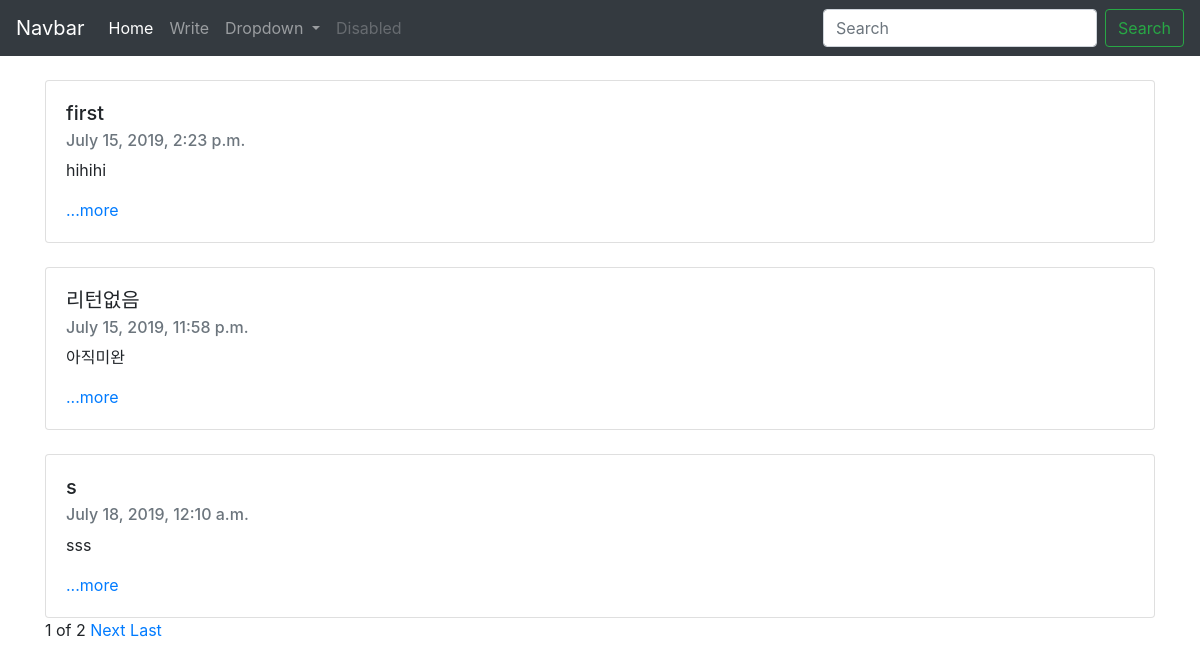
The page / on the database its author committed.
### blogapp/models.py (models this page shows, shortened)
class Blog(models.Model):
    title = models.CharField(max_length = 200)
    pub_date = models.DateTimeField('date published')
    body = models.TextField()
    def summery(self):
        return self.body[:100]

### blogapp/views.py (the view)
# urls.py: 2. Add a URL to urlpatterns:  path('', views.home, name='home')
def home(request):
    blogs = Blog.objects #쿼리셋
    blog_list = Blog.objects.all() #블로그 모든글 대상으로
    paginator = Paginator(blog_list, 3) #블로그 객체 세 개를 한 페이지로 자르기
    page = request.GET.get('page') #request된 페이지가 뭔지 알아내고 (request페이지를 변수에 담아냄)
    posts = paginator.get_page(page) #request된 페이지를 얻어온 뒤 return 해준다
    return render(request, 'home.html', {'blogs':blogs, 'posts':posts})

### blogapp/templates/home.html (shortened to what this page needs)
{% extends 'base.html' %}
{% block contents %}
{% for blog in posts %}
<br>
    <div class="container">
        <div class="card">
        <div class="card-body">
        <h5 class="card-title">{{ blog.title }}</h5>
        <h6 class="card-subtitle mb-2 text-muted">{{ blog.pub_date }}</h6>
        <p class="card-text">{{ blog.summery }}</p>
        <a href = "{% url 'detail' blog.id %}" class="card-link">...more </a>
        </div>
        </div>
    </div>
{%endfor%}
<div class="container">
    <span>{{posts.number}}</span>
    <span>of</span>
    <span>{{posts.paginator.num_pages}}</span>
    {%if posts.has_next%}
    <a href="?page={{posts.next_page_number}}">Next</a>
    <a href="?page={{posts.paginator.num_pages}}">Last</a>
    {%endif%}
</div>
{%endblock%}

### blogproject/templates/base.html (shortened to what this page needs)
<head>
        <link rel="stylesheet" href="https://stackpath.bootstrapcdn.com/bootstrap/4.3.1/css/bootstrap.min.css">
    </head>
    <body>
        <nav class="navbar navbar-expand-lg navbar-dark bg-dark">
            <a class="navbar-brand" href="#">Navbar</a>
            <div class="collapse navbar-collapse" id="navbarSupportedContent">
              <ul class="navbar-nav mr-auto">
                <li class="nav-item active">
                  <a class="nav-link" href="{% url 'home' %}">Home <span class="sr-only">(current)</span></a>
                </li>
                <li class="nav-item">
                  <a class="nav-link" href="{% url 'newblog' %}">Write</a>
                </li>
                <li class="nav-item dropdown">
                  <a class="nav-link dropdown-toggle" href="#" id="navbarDropdown" role="button" data-toggle="dropdown" aria-haspopup="true" aria-expanded="false">
                    Dropdown
                  </a>
                </li>
                <li class="nav-item">
                  <a class="nav-link disabled" href="#" tabindex="-1" aria-disabled="true">Disabled</a>
                </li>
              </ul>
              <form class="form-inline my-2 my-lg-0">
                <input class="form-control mr-sm-2" type="search" placeholder="Search" aria-label="Search">
                <button class="btn btn-outline-success my-2 my-sm-0" type="submit">Search</button>
              </form>
            </div>
          </nav>
{% block contents %}
{% endblock %}
          </body>

### rows shown on the page
Blog: title "first", pub_date "July 15, 2019, 2:23 p.m.", summery "hihihi"
Blog: title "리턴없음", pub_date "July 15, 2019, 11:58 p.m.", summery "아직미완"
Blog: title "s", pub_date "July 18, 2019, 12:10 a.m.", summery "sss"

### other values the page prints
{{ posts.number }} "1"
{{ posts.paginator.num_pages }} "2"
